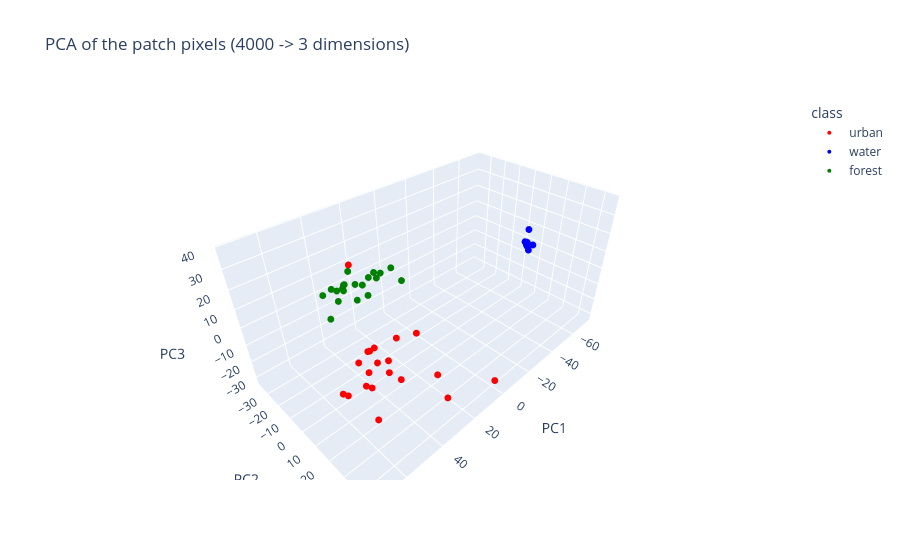

Notebook code for this chart:
### Code cell
COLORS = {0: 'tab:red', 1: 'tab:green', 2: 'tab:blue'}

def plot_pcs(Z, title):
    fig = plt.figure(figsize=(15, 4.5))
    ax = fig.add_subplot(1, 3, 1, projection='3d')
    for k in CLASSES:
        ax.scatter(*Z[labels == k].T, c=COLORS[k], label=CLASSES[k], s=20)
    ax.set_xlabel('PC1'); ax.set_ylabel('PC2'); ax.set_zlabel('PC3'); ax.legend()
    for j, (a, b) in enumerate([(0, 1), (0, 2)]):
        ax = fig.add_subplot(1, 3, j + 2)
        for k in CLASSES:
            ax.scatter(Z[labels == k, a], Z[labels == k, b], c=COLORS[k], label=CLASSES[k], s=20)
        ax.set_xlabel(f'PC{a + 1}'); ax.set_ylabel(f'PC{b + 1}')
    fig.suptitle(title); plt.tight_layout(); plt.show()

    # interactive 3-D plot (rotate with the mouse)
    df = pd.DataFrame(Z, columns=['PC1', 'PC2', 'PC3']); df['class'] = [CLASSES[k] for k in labels]
    px.scatter_3d(df, x='PC1', y='PC2', z='PC3', color='class',
                  color_discrete_map={'urban': 'red', 'forest': 'green', 'water': 'blue'},
                  title=title).update_traces(marker_size=4).show()

plot_pcs(Z_pix, 'PCA of the patch pixels (4000 -> 3 dimensions)')

### Figure 1 — Plotly figure (JSON) as saved in the notebook; plotly's stock layout.template omitted (floating-point values rounded to 4 significant figures)
{"data": [{"hovertemplate": "class=urban<br>PC1=%{x}<br>PC2=%{y}<br>PC3=%{z}<extra></extra>", "legendgroup": "urban", "marker": {"color": "red", "size": 4, "symbol": "circle"}, "mode": "markers", "name": "urban", "scene": "scene", "showlegend": true, "type": "scatter3d", "x": [57.79, 49.18, 42.97, 72.43, 49.4, 55.11, 59.47, 55.06, -2.083, 40.3, 48.14, 25.7, 40.95, 50.65, 46.88, 38.09, 49.46, 55.82, 45.86, 52.48], "y": [4.8, 27.37, 25.11, 35.17, 19.31, 19.41, 31.79, 22.34, 40.22, 44.49, 25.86, 36.15, 34.28, 16.56, 4.84, 4.135, 14.74, 17.26, 10.7, 38.36], "z": [-22.26, 6.938, 12.91, 12.34, 8.324, -8.245, -14.06, 1.295, -32.14, 5.497, -1.153, -25.21, 19.67, -14.9, 38.16, -17.87, 3.442, 3.414, -1.303, 7.488]}, {"hovertemplate": "class=water<br>PC1=%{x}<br>PC2=%{y}<br>PC3=%{z}<extra></extra>", "legendgroup": "water", "marker": {"color": "blue", "size": 4, "symbol": "circle"}, "mode": "markers", "name": "water", "scene": "scene", "showlegend": true, "type": "scatter3d", "x": [-66.49, -67.97, -72.23, -68.46, -72.29, -64.43, -70.87, -71.6, -71.83, -71.28, -68.11, -68.86, -71.95, -72.59, -65.6, -70.29, -72.05, -71.48, -69.49, -60.79], "y": [8.072, 6.999, 3.125, 6.303, 3.355, 12.32, 4.435, 3.94, 3.887, 4.149, 6.997, 6.579, 3.726, 1.902, 9.209, 4.81, 3.196, 3.631, 5.028, 10.93], "z": [1.489, -0.1103, -0.1911, -0.1224, -0.4831, 4.737, 0.1241, -0.2586, 0.04223, -0.2375, 0.1117, 0.04307, -0.2789, -0.6402, -0.2023, 0.1999, -0.3467, -0.1578, -0.1348, 14.9]}, {"hovertemplate": "class=forest<br>PC1=%{x}<br>PC2=%{y}<br>PC3=%{z}<extra></extra>", "legendgroup": "forest", "marker": {"color": "green", "size": 4, "symbol": "circle"}, "mode": "markers", "name": "forest", "scene": "scene", "showlegend": true, "type": "scatter3d", "x": [10.86, 30.84, 35.5, 23.06, 29.55, 33.53, 37.76, 18.16, 1.514, 27.0, 29.24, 20.34, 39.97, 0.378, 12.75, 6.84, 25.43, 17.02, 23.2, 32.09], "y": [-30.4, -17.13, -18.78, -34.53, -36.38, -34.36, -35.7, -26.69, -20.16, -34.29, -31.06, -33.75, -27.78, -29.59, -32.58, -30.25, -36.35, -32.34, -11.38, -31.98], "z": [2.091, 2.208, 12.32, 6.397, -2.953, 1.033, -1.181, -6.498, -2.398, -3.081, 1.131, -2.215, -9.855, 0.482, -1.095, -0.06063, -1.494, -3.557, 13.55, -5.648]}], "layout": {"legend": {"title": {"text": "class"}, "tracegroupgap": 0}, "scene": {"domain": {"x": [0, 1], "y": [0, 1]}, "xaxis": {"title": {"text": "PC1"}}, "yaxis": {"title": {"text": "PC2"}}, "zaxis": {"title": {"text": "PC3"}}}, "title": {"text": "PCA of the patch pixels (4000 -> 3 dimensions)"}}}
